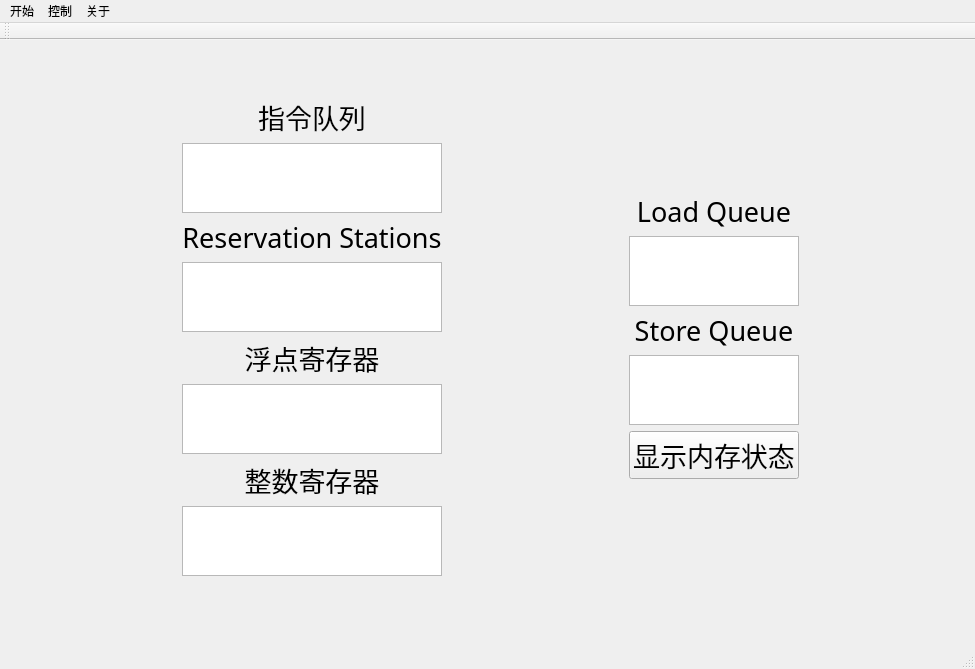
<?xml version="1.0" encoding="UTF-8"?>
<ui version="4.0">
 <class>MainWindow</class>
 <widget class="QMainWindow" name="MainWindow">
  <property name="geometry">
   <rect>
    <x>0</x>
    <y>0</y>
    <width>975</width>
    <height>669</height>
   </rect>
  </property>
  <property name="windowTitle">
   <string>Tomasulo simulator</string>
  </property>
  <widget class="QWidget" name="centralWidget">
   <widget class="QWidget" name="horizontalLayoutWidget">
    <property name="geometry">
     <rect>
      <x>0</x>
      <y>0</y>
      <width>981</width>
      <height>601</height>
     </rect>
    </property>
    <layout class="QHBoxLayout" name="horizontalLayout">
     <property name="leftMargin">
      <number>0</number>
     </property>
     <property name="rightMargin">
      <number>0</number>
     </property>
     <property name="bottomMargin">
      <number>20</number>
     </property>
     <item>
      <spacer name="horizontalSpacer_2">
       <property name="orientation">
        <enum>Qt::Horizontal</enum>
       </property>
       <property name="sizeHint" stdset="0">
        <size>
         <width>40</width>
         <height>20</height>
        </size>
       </property>
      </spacer>
     </item>
     <item>
      <layout class="QVBoxLayout" name="verticalLayout">
       <property name="sizeConstraint">
        <enum>QLayout::SetNoConstraint</enum>
       </property>
       <item>
        <spacer name="verticalSpacer_3">
         <property name="orientation">
          <enum>Qt::Vertical</enum>
         </property>
         <property name="sizeHint" stdset="0">
          <size>
           <width>20</width>
           <height>40</height>
          </size>
         </property>
        </spacer>
       </item>
       <item>
        <widget class="QLabel" name="label_5">
         <property name="font">
          <font>
           <family>微软雅黑</family>
           <pointsize>20</pointsize>
          </font>
         </property>
         <property name="text">
          <string>指令队列</string>
         </property>
         <property name="alignment">
          <set>Qt::AlignCenter</set>
         </property>
        </widget>
       </item>
       <item>
        <widget class="QTableWidget" name="instructionqueue">
         <property name="sizePolicy">
          <sizepolicy hsizetype="Preferred" vsizetype="Preferred">
           <horstretch>0</horstretch>
           <verstretch>0</verstretch>
          </sizepolicy>
         </property>
         <property name="midLineWidth">
          <number>0</number>
         </property>
         <property name="verticalScrollBarPolicy">
          <enum>Qt::ScrollBarAsNeeded</enum>
         </property>
         <property name="horizontalScrollBarPolicy">
          <enum>Qt::ScrollBarAsNeeded</enum>
         </property>
         <property name="sizeAdjustPolicy">
          <enum>QAbstractScrollArea::AdjustToContents</enum>
         </property>
         <property name="editTriggers">
          <set>QAbstractItemView::NoEditTriggers</set>
         </property>
         <attribute name="verticalHeaderVisible">
          <bool>true</bool>
         </attribute>
        </widget>
       </item>
       <item>
        <widget class="QLabel" name="label_6">
         <property name="font">
          <font>
           <family>微软雅黑</family>
           <pointsize>20</pointsize>
          </font>
         </property>
         <property name="text">
          <string>Reservation Stations</string>
         </property>
         <property name="alignment">
          <set>Qt::AlignCenter</set>
         </property>
        </widget>
       </item>
       <item>
        <widget class="QTableWidget" name="reservestation">
         <property name="sizePolicy">
          <sizepolicy hsizetype="Preferred" vsizetype="Preferred">
           <horstretch>0</horstretch>
           <verstretch>0</verstretch>
          </sizepolicy>
         </property>
         <property name="verticalScrollBarPolicy">
          <enum>Qt::ScrollBarAsNeeded</enum>
         </property>
         <property name="horizontalScrollBarPolicy">
          <enum>Qt::ScrollBarAsNeeded</enum>
         </property>
         <property name="sizeAdjustPolicy">
          <enum>QAbstractScrollArea::AdjustToContents</enum>
         </property>
         <property name="editTriggers">
          <set>QAbstractItemView::NoEditTriggers</set>
         </property>
         <attribute name="verticalHeaderVisible">
          <bool>false</bool>
         </attribute>
        </widget>
       </item>
       <item>
        <widget class="QLabel" name="label_7">
         <property name="font">
          <font>
           <family>微软雅黑</family>
           <pointsize>20</pointsize>
          </font>
         </property>
         <property name="text">
          <string>浮点寄存器</string>
         </property>
         <property name="alignment">
          <set>Qt::AlignCenter</set>
         </property>
        </widget>
       </item>
       <item>
        <widget class="QTableWidget" name="FU">
         <property name="sizePolicy">
          <sizepolicy hsizetype="Preferred" vsizetype="Preferred">
           <horstretch>0</horstretch>
           <verstretch>0</verstretch>
          </sizepolicy>
         </property>
         <property name="verticalScrollBarPolicy">
          <enum>Qt::ScrollBarAsNeeded</enum>
         </property>
         <property name="horizontalScrollBarPolicy">
          <enum>Qt::ScrollBarAsNeeded</enum>
         </property>
         <property name="sizeAdjustPolicy">
          <enum>QAbstractScrollArea::AdjustToContents</enum>
         </property>
         <property name="editTriggers">
          <set>QAbstractItemView::NoEditTriggers</set>
         </property>
         <attribute name="verticalHeaderVisible">
          <bool>false</bool>
         </attribute>
        </widget>
       </item>
       <item>
        <widget class="QLabel" name="label_8">
         <property name="font">
          <font>
           <family>微软雅黑</family>
           <pointsize>20</pointsize>
          </font>
         </property>
         <property name="text">
          <string>整数寄存器</string>
         </property>
         <property name="alignment">
          <set>Qt::AlignCenter</set>
         </property>
        </widget>
       </item>
       <item>
        <widget class="QTableWidget" name="RU">
         <property name="sizePolicy">
          <sizepolicy hsizetype="Preferred" vsizetype="Preferred">
           <horstretch>0</horstretch>
           <verstretch>0</verstretch>
          </sizepolicy>
         </property>
         <property name="verticalScrollBarPolicy">
          <enum>Qt::ScrollBarAsNeeded</enum>
         </property>
         <property name="horizontalScrollBarPolicy">
          <enum>Qt::ScrollBarAsNeeded</enum>
         </property>
         <property name="sizeAdjustPolicy">
          <enum>QAbstractScrollArea::AdjustToContents</enum>
         </property>
         <property name="editTriggers">
          <set>QAbstractItemView::NoEditTriggers</set>
         </property>
         <attribute name="verticalHeaderVisible">
          <bool>false</bool>
         </attribute>
        </widget>
       </item>
       <item>
        <spacer name="verticalSpacer_4">
         <property name="orientation">
          <enum>Qt::Vertical</enum>
         </property>
         <property name="sizeHint" stdset="0">
          <size>
           <width>20</width>
           <height>40</height>
          </size>
         </property>
        </spacer>
       </item>
      </layout>
     </item>
     <item>
      <spacer name="horizontalSpacer_3">
       <property name="orientation">
        <enum>Qt::Horizontal</enum>
       </property>
       <property name="sizeHint" stdset="0">
        <size>
         <width>40</width>
         <height>20</height>
        </size>
       </property>
      </spacer>
     </item>
     <item>
      <layout class="QVBoxLayout" name="verticalLayout_2">
       <item>
        <spacer name="verticalSpacer_2">
         <property name="orientation">
          <enum>Qt::Vertical</enum>
         </property>
         <property name="sizeHint" stdset="0">
          <size>
           <width>20</width>
           <height>40</height>
          </size>
         </property>
        </spacer>
       </item>
       <item>
        <widget class="QLabel" name="label">
         <property name="font">
          <font>
           <family>微软雅黑</family>
           <pointsize>20</pointsize>
          </font>
         </property>
         <property name="text">
          <string>Load Queue</string>
         </property>
         <property name="alignment">
          <set>Qt::AlignCenter</set>
         </property>
        </widget>
       </item>
       <item>
        <widget class="QTableWidget" name="loadqueue">
         <property name="sizePolicy">
          <sizepolicy hsizetype="Preferred" vsizetype="Preferred">
           <horstretch>0</horstretch>
           <verstretch>0</verstretch>
          </sizepolicy>
         </property>
         <property name="verticalScrollBarPolicy">
          <enum>Qt::ScrollBarAsNeeded</enum>
         </property>
         <property name="horizontalScrollBarPolicy">
          <enum>Qt::ScrollBarAsNeeded</enum>
         </property>
         <property name="sizeAdjustPolicy">
          <enum>QAbstractScrollArea::AdjustToContents</enum>
         </property>
         <property name="editTriggers">
          <set>QAbstractItemView::NoEditTriggers</set>
         </property>
         <attribute name="verticalHeaderVisible">
          <bool>false</bool>
         </attribute>
        </widget>
       </item>
       <item>
        <widget class="QLabel" name="label_2">
         <property name="font">
          <font>
           <family>微软雅黑</family>
           <pointsize>20</pointsize>
          </font>
         </property>
         <property name="text">
          <string>Store Queue</string>
         </property>
         <property name="alignment">
          <set>Qt::AlignCenter</set>
         </property>
        </widget>
       </item>
       <item>
        <widget class="QTableWidget" name="storequeue">
         <property name="sizePolicy">
          <sizepolicy hsizetype="Preferred" vsizetype="Preferred">
           <horstretch>0</horstretch>
           <verstretch>0</verstretch>
          </sizepolicy>
         </property>
         <property name="verticalScrollBarPolicy">
          <enum>Qt::ScrollBarAsNeeded</enum>
         </property>
         <property name="horizontalScrollBarPolicy">
          <enum>Qt::ScrollBarAsNeeded</enum>
         </property>
         <property name="sizeAdjustPolicy">
          <enum>QAbstractScrollArea::AdjustToContents</enum>
         </property>
         <property name="editTriggers">
          <set>QAbstractItemView::NoEditTriggers</set>
         </property>
         <attribute name="verticalHeaderVisible">
          <bool>false</bool>
         </attribute>
        </widget>
       </item>
       <item>
        <widget class="QPushButton" name="showmemory">
         <property name="font">
          <font>
           <family>微软雅黑</family>
           <pointsize>20</pointsize>
          </font>
         </property>
         <property name="text">
          <string>显示内存状态</string>
         </property>
        </widget>
       </item>
       <item>
        <spacer name="verticalSpacer">
         <property name="orientation">
          <enum>Qt::Vertical</enum>
         </property>
         <property name="sizeHint" stdset="0">
          <size>
           <width>20</width>
           <height>40</height>
          </size>
         </property>
        </spacer>
       </item>
      </layout>
     </item>
     <item>
      <spacer name="horizontalSpacer">
       <property name="orientation">
        <enum>Qt::Horizontal</enum>
       </property>
       <property name="sizeType">
        <enum>QSizePolicy::MinimumExpanding</enum>
       </property>
       <property name="sizeHint" stdset="0">
        <size>
         <width>20</width>
         <height>20</height>
        </size>
       </property>
      </spacer>
     </item>
    </layout>
   </widget>
  </widget>
  <widget class="QMenuBar" name="menuBar">
   <property name="geometry">
    <rect>
     <x>0</x>
     <y>0</y>
     <width>975</width>
     <height>23</height>
    </rect>
   </property>
   <widget class="QMenu" name="menu">
    <property name="title">
     <string>开始</string>
    </property>
    <addaction name="actionLoad1"/>
    <addaction name="actionLoad2"/>
    <addaction name="separator"/>
    <addaction name="actionmodifyinstruct"/>
    <addaction name="actionmodifymemory"/>
   </widget>
   <widget class="QMenu" name="menu_2">
    <property name="title">
     <string>控制</string>
    </property>
    <addaction name="actionLockandStart"/>
    <addaction name="actionnextStep"/>
    <addaction name="actionautorun"/>
    <addaction name="actionpause"/>
    <addaction name="actionrestart"/>
    <addaction name="actionHalt"/>
   </widget>
   <widget class="QMenu" name="menu_3">
    <property name="title">
     <string>关于</string>
    </property>
    <addaction name="actionabout"/>
    <addaction name="actionhelp"/>
   </widget>
   <addaction name="menu"/>
   <addaction name="menu_2"/>
   <addaction name="menu_3"/>
  </widget>
  <widget class="QToolBar" name="mainToolBar">
   <attribute name="toolBarArea">
    <enum>TopToolBarArea</enum>
   </attribute>
   <attribute name="toolBarBreak">
    <bool>false</bool>
   </attribute>
  </widget>
  <widget class="QStatusBar" name="statusBar"/>
  <action name="actionLoad1">
   <property name="text">
    <string>加载样例1</string>
   </property>
  </action>
  <action name="actionLoad2">
   <property name="text">
    <string>加载样例2</string>
   </property>
  </action>
  <action name="actionmodifyinstruct">
   <property name="text">
    <string>修改指令</string>
   </property>
  </action>
  <action name="actionmodifymemory">
   <property name="text">
    <string>修改内存</string>
   </property>
  </action>
  <action name="actionLockandStart">
   <property name="text">
    <string>锁定并开始模拟</string>
   </property>
  </action>
  <action name="actionnextStep">
   <property name="text">
    <string>执行下一步</string>
   </property>
  </action>
  <action name="actionautorun">
   <property name="text">
    <string>自动执行</string>
   </property>
  </action>
  <action name="actionHalt">
   <property name="text">
    <string>终止模拟并解除锁定</string>
   </property>
  </action>
  <action name="actionabout">
   <property name="text">
    <string>关于</string>
   </property>
  </action>
  <action name="actionhelp">
   <property name="text">
    <string>帮助</string>
   </property>
  </action>
  <action name="actionstop">
   <property name="text">
    <string>停止执行</string>
   </property>
  </action>
  <action name="actionrestart">
   <property name="text">
    <string>重新开始模拟</string>
   </property>
  </action>
  <action name="actionpause">
   <property name="text">
    <string>暂停自动执行</string>
   </property>
  </action>
 </widget>
 <layoutdefault spacing="6" margin="11"/>
 <resources/>
 <connections/>
</ui>
